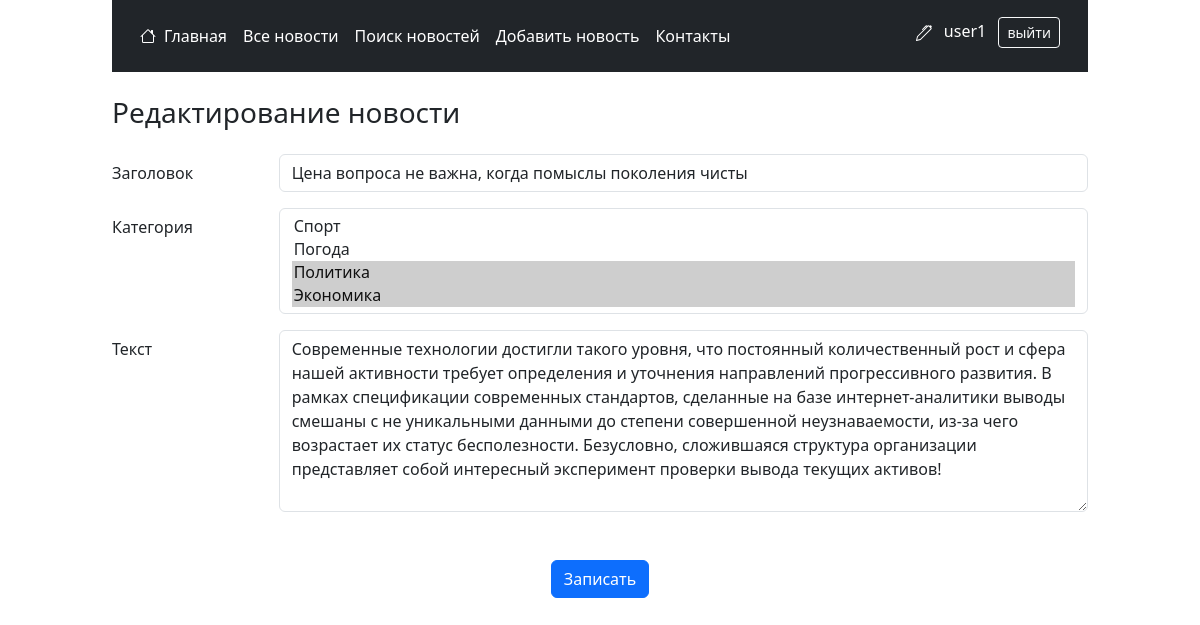
The page /news/update/38 (signed in) on the database as committed earlier.
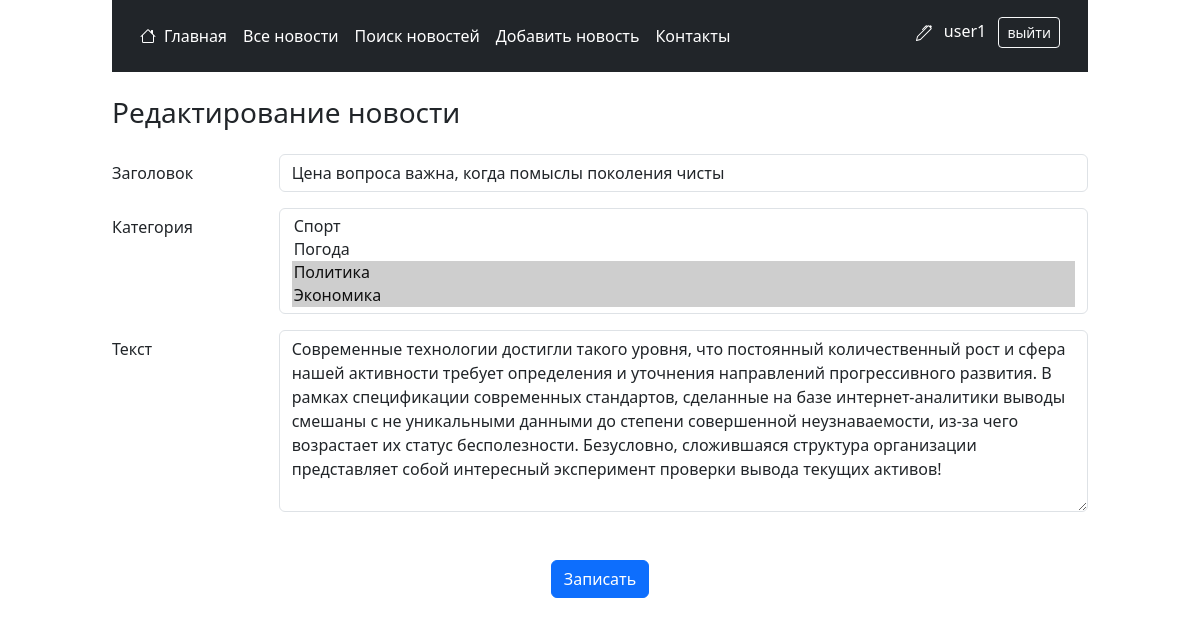
The same page on the database as committed later.
### news/models.py (models this page shows, shortened)
class Post(models.Model):
    NEWS = "NWS"
    ARTICLE = "ART"
    CONTENT_TYPES = [
        (NEWS, "новость"),
        (ARTICLE, "статья"),
    ]
    title = models.CharField(max_length=255, null=False,
                             help_text="Заголовок новости")
    text = models.TextField(null=False, help_text="Текст новости")
    rating = models.IntegerField(default=0, help_text="Рейтинг новости")
    content_type = models.CharField(
        max_length=3,
        choices=CONTENT_TYPES,
        default=NEWS,
        help_text="Тип контента (новость/статья)",
    )
    created = models.DateTimeField(
        auto_now_add=True, help_text="Дата и время создания")
    author = models.ForeignKey("accounts.Author", on_delete=models.CASCADE)
    category = models.ManyToManyField(Category, through="PostCategory")
    class Meta:
        verbose_name = "Новость/статья"
        verbose_name_plural = "Новости/статьи"

### news/views.py (the view, shortened to what this page needs)
# urls.py: path('update/<int:pk>', UpdatePost.as_view(), name = 'updatePost'),
class UpdatePost(LoginRequiredMixin, PermissionRequiredMixin, UpdateView):
    template_name = 'news/editPost.html'
    form_class = EditPost
    extra_context = {'title': 'Редактирование новости'}
    permission_required = ('news.change_post')
    def get_object(self, **kwargs):
        return get_object_or_404(Post, pk=self.kwargs.get('pk'))
    def get_form_kwargs(self):
        kwargs = super().get_form_kwargs()
        kwargs['author'] = self.object.author
        return kwargs

### news/forms.py
class EditPost(forms.ModelForm):
    class Meta():
        model = Post
        fields = ('title', 'category', 'text', 'author')
        widgets = {
            'title': forms.TextInput(attrs={'class': 'form-control', 'placeholder': "Введите заголовок новости ..."}),
            'category': forms.SelectMultiple(attrs={'class': 'form-select'}),
            'text': forms.Textarea(attrs={'class': 'form-control', 'placeholder': "Введите текст новости ...", 'rows' : 7}),
            'author': forms.HiddenInput(),
        }
    def __init__(self,  *args, author=None, **kwargs):
        super(EditPost, self).__init__(*args, **kwargs)
        if author:
            self.initial['author'] = author

### news/models.py (called while the page is built)
    def __str__(self):
        return str(self.title)[:20]

### news/templatetags/my_tags.py (called while the page is built)
@register.filter()
def is_author(user):
    return user.groups.filter(name = 'authors').exists()

### news/templates/news/editPost.html (shortened to what this page needs)
{% extends 'layout.html' %}
{% block content %}
    <h3 class="my-4">{{ title }}</h3>
    <form method="POST">
        <div class="row mb-3">
            <label class="col-sm-2 col-form-label">Заголовок</label>
            <div class="col-sm-10">
              {{ form.title }}
            </div>
        </div>
        <div class="row mb-3">
            <label class="col-sm-2 col-form-label">Категория</label>
            <div class="col-sm-10">
                {{ form.category }}
            </div>
        </div>
        <div class="row">
            <label class="col-sm-2 col-form-label">Текст</label>
            <div class="col-sm-10">
                {{ form.text }}
            </div>
        </div>
        <div class="container mt-5 d-flex justify-content-center gap-2">
            <button type="submit" class="btn btn-primary">Записать</button>
        </div>
    </form>
{% endblock content %}

Rows that differ between the two databases and show on the page:
changed Post: title "Цена вопроса не важна, когда помыслы поколения чисты" → "Цена вопроса важна, когда помыслы поколения чисты"
